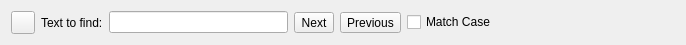
<ui version="4.0" >
 <class>SearchBar</class>
 <widget class="QWidget" name="SearchBar" >
  <property name="geometry" >
   <rect>
    <x>0</x>
    <y>0</y>
    <width>686</width>
    <height>37</height>
   </rect>
  </property>
  <property name="sizePolicy" >
   <sizepolicy vsizetype="Minimum" hsizetype="Preferred" >
    <horstretch>0</horstretch>
    <verstretch>0</verstretch>
   </sizepolicy>
  </property>
  <property name="windowTitle" >
   <string>Form</string>
  </property>
  <layout class="QHBoxLayout" name="horizontalLayout" >
   <item>
    <widget class="QToolButton" name="closeButton" >
     <property name="toolTip" >
      <string>Close the search bar</string>
     </property>
    </widget>
   </item>
   <item>
    <widget class="QLabel" name="searchInfo" >
     <property name="text" >
      <string>Text to find:</string>
     </property>
    </widget>
   </item>
   <item>
    <widget class="KLineEdit" name="searchLineEdit" >
     <property name="toolTip" >
      <string>Enter the text to search for here</string>
     </property>
     <property name="showClearButton" stdset="0" >
      <bool>true</bool>
     </property>
    </widget>
   </item>
   <item>
    <widget class="QToolButton" name="nextButton" >
     <property name="toolTip" >
      <string>Find the next match for the current search phrase</string>
     </property>
     <property name="text" >
      <string>Next</string>
     </property>
    </widget>
   </item>
   <item>
    <widget class="QToolButton" name="previousButton" >
     <property name="toolTip" >
      <string>Find the previous match for the current search phrase</string>
     </property>
     <property name="text" >
      <string>Previous</string>
     </property>
    </widget>
   </item>
   <item>
    <widget class="QCheckBox" name="matchCaseCheckBox" >
     <property name="text" >
      <string>Match Case</string>
     </property>
    </widget>
   </item>
   <item>
    <spacer name="horizontalSpacer" >
     <property name="orientation" >
      <enum>Qt::Horizontal</enum>
     </property>
     <property name="sizeHint" stdset="0" >
      <size>
       <width>26</width>
       <height>20</height>
      </size>
     </property>
    </spacer>
   </item>
  </layout>
 </widget>
 <customwidgets>
  <customwidget>
   <class>KLineEdit</class>
   <extends>QLineEdit</extends>
   <header>klineedit.h</header>
  </customwidget>
 </customwidgets>
 <resources/>
 <connections/>
</ui>
